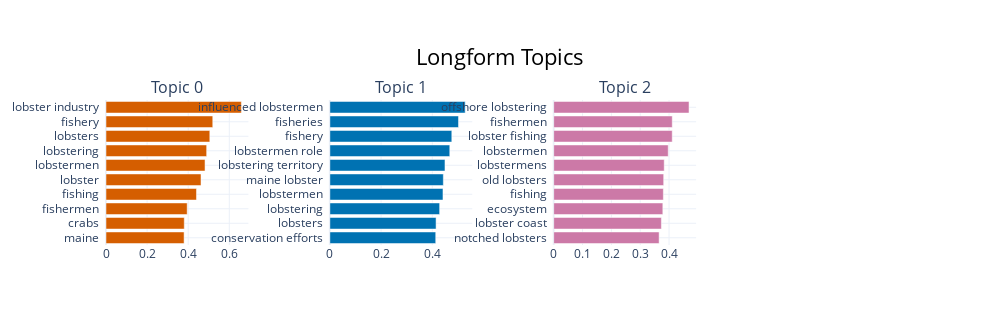

The cell this chart's notebook holds for it:
### Code cell
fig = topic_model.visualize_barchart(
    top_n_topics=None,   # show all topics
    n_words=10,          # top words per topic
    title="Longform Topics"
)
fig

### Figure 1 — Plotly figure (JSON) as saved in the notebook; plotly's stock layout.template omitted (floating-point values rounded to 4 significant figures)
{"data": [{"marker": {"color": "#D55E00"}, "orientation": "h", "type": "bar", "x": [0.38, 0.3809, 0.395, 0.4403, 0.4623, 0.4819, 0.4898, 0.5051, 0.5195, 0.6585], "xaxis": "x", "y": ["maine  ", "crabs  ", "fishermen  ", "fishing  ", "lobster  ", "lobstermen  ", "lobstering  ", "lobsters  ", "fishery  ", "lobster industry  "], "yaxis": "y"}, {"marker": {"color": "#0072B2"}, "orientation": "h", "type": "bar", "x": [0.4134, 0.4148, 0.4287, 0.4417, 0.4432, 0.4496, 0.4683, 0.4762, 0.5024, 0.5284], "xaxis": "x2", "y": ["conservation efforts  ", "lobsters  ", "lobstering  ", "lobstermen  ", "maine lobster  ", "lobstering territory  ", "lobstermen role  ", "fishery  ", "fisheries  ", "influenced lobstermen  "], "yaxis": "y2"}, {"marker": {"color": "#CC79A7"}, "orientation": "h", "type": "bar", "x": [0.3655, 0.3734, 0.3784, 0.3802, 0.3813, 0.3832, 0.3971, 0.411, 0.411, 0.4692], "xaxis": "x3", "y": ["notched lobsters  ", "lobster coast  ", "ecosystem  ", "fishing  ", "old lobsters  ", "lobstermens  ", "lobstermen  ", "lobster fishing  ", "fishermen  ", "offshore lobstering  "], "yaxis": "y3"}], "layout": {"annotations": [{"font": {"size": 16}, "showarrow": false, "text": "Topic 0", "x": 0.0875, "xanchor": "center", "xref": "paper", "y": 1, "yanchor": "bottom", "yref": "paper"}, {"font": {"size": 16}, "showarrow": false, "text": "Topic 1", "x": 0.3625, "xanchor": "center", "xref": "paper", "y": 1, "yanchor": "bottom", "yref": "paper"}, {"font": {"size": 16}, "showarrow": false, "text": "Topic 2", "x": 0.6375, "xanchor": "center", "xref": "paper", "y": 1, "yanchor": "bottom", "yref": "paper"}], "height": 325, "hoverlabel": {"bgcolor": "white", "font": {"family": "Rockwell", "size": 16}}, "showlegend": false, "title": {"font": {"color": "Black", "size": 22}, "text": "Longform Topics", "x": 0.5, "xanchor": "center", "yanchor": "top"}, "width": 1000, "xaxis": {"anchor": "y", "domain": [0, 0.175], "showgrid": true}, "xaxis2": {"anchor": "y2", "domain": [0.275, 0.45], "showgrid": true}, "xaxis3": {"anchor": "y3", "domain": [0.55, 0.725], "showgrid": true}, "xaxis4": {"anchor": "y4", "domain": [0.825, 1], "showgrid": true}, "yaxis": {"anchor": "x", "domain": [0, 1], "showgrid": true}, "yaxis2": {"anchor": "x2", "domain": [0, 1], "showgrid": true}, "yaxis3": {"anchor": "x3", "domain": [0, 1], "showgrid": true}, "yaxis4": {"anchor": "x4", "domain": [0, 1], "showgrid": true}}}
